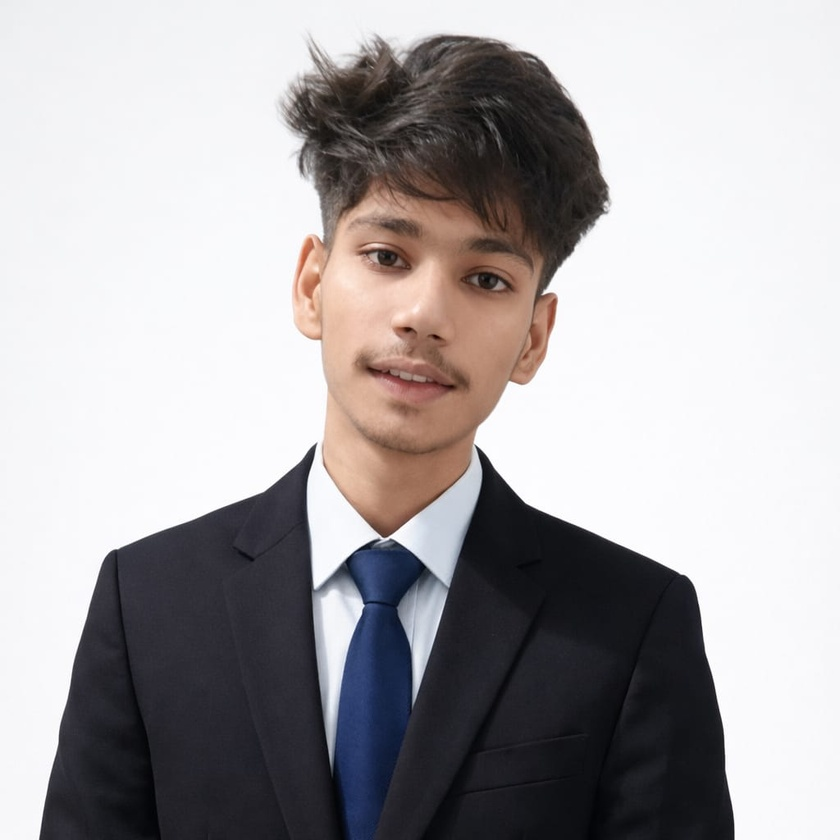
#> input picture ass-4/image.jpeg, 840 x 840 px, shrunk from 1024 x 1024 before the run
$ python rotate.py
#> lines starting #> are read from the running program, lines starting #| are printed output that depends on the picture
import cv2
import numpy as np

img = cv2.imread("image.jpeg")
#> img is the input picture: shape (840, 840, 3); mean B, G, R 168.2, 166.4, 169.9

if img is None:
    print("Image not found")
else:
    cv2.imshow("Original", img)

    h, w, c = img.shape
#> h = 840; w = 840; c = 3

    # create new image with swapped width & height
    img2 = np.zeros((w, h, c), dtype=np.uint8)

    for y in range(h):
        for x in range(w):
            img2[x][h - 1 - y] = img[y][x]
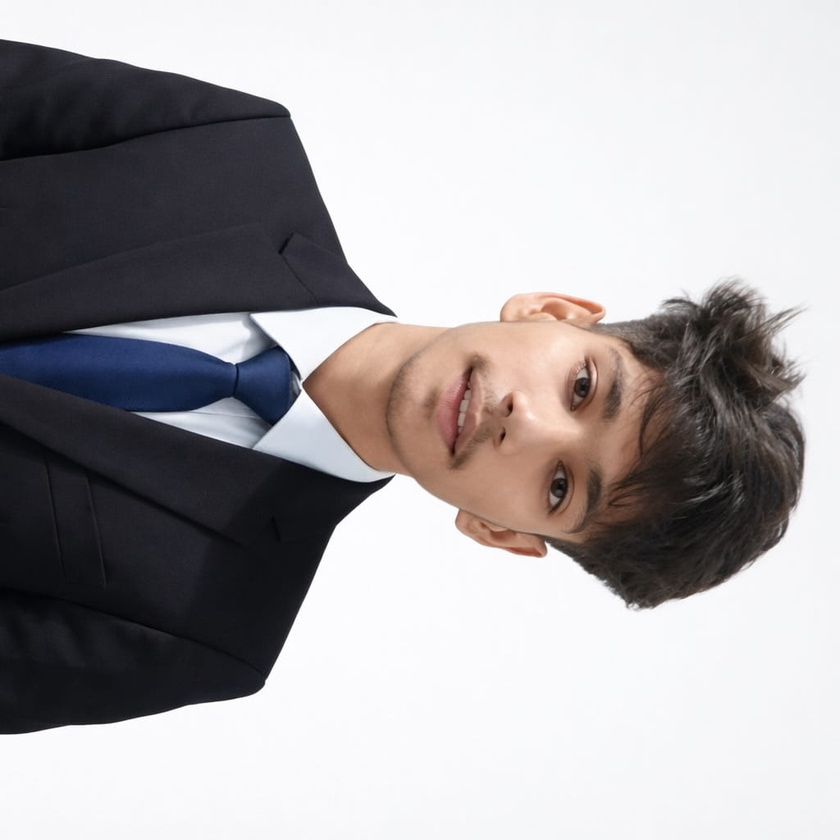
#> img2: shape (840, 840, 3); mean B, G, R 168.2, 166.4, 169.9

    cv2.imshow("Rotated 90 Clockwise", img2)

    cv2.waitKey(0)
    cv2.destroyAllWindows()
